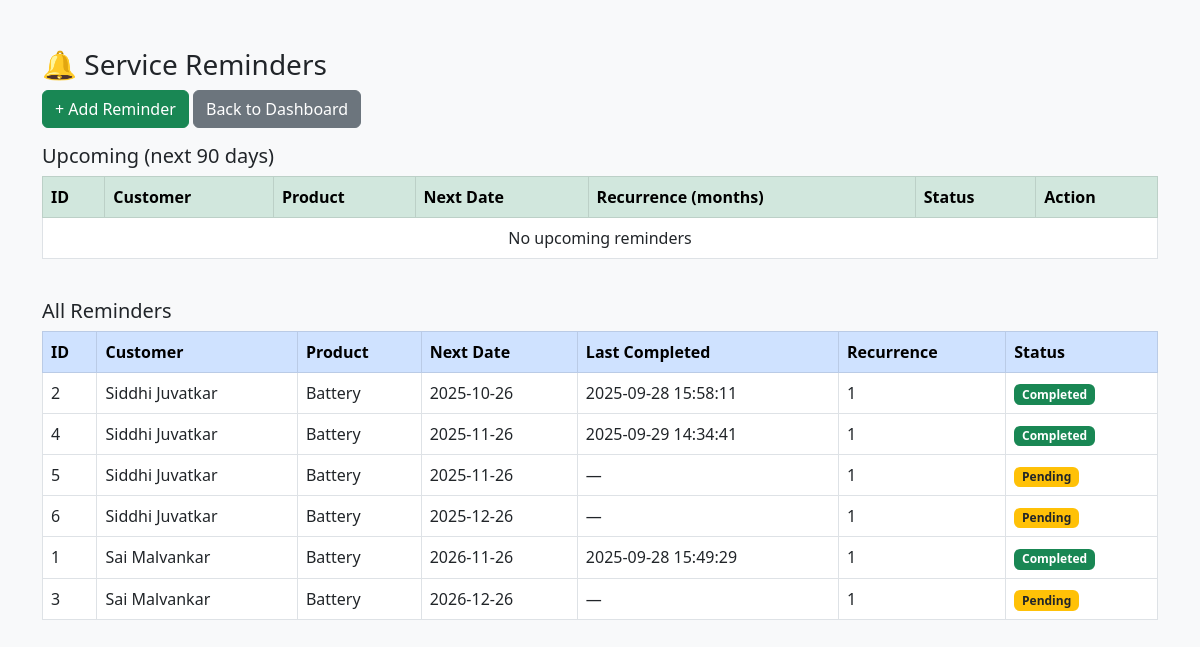
The page /service_remainders.php (signed in) on the database its author committed.
### tables this page shows
CREATE TABLE `service_reminders` (
  `id` int(11) NOT NULL,
  `customer_id` int(11) DEFAULT NULL,
  `product_id` int(11) DEFAULT NULL,
  `product_name` varchar(255) DEFAULT NULL,
  `next_service_date` date NOT NULL,
  `recurrence_months` int(11) NOT NULL DEFAULT '3',
  `status` enum('Pending','Completed') NOT NULL DEFAULT 'Pending',
  `last_completed` datetime DEFAULT NULL,
  `notes` text,
  `created_at` timestamp NOT NULL DEFAULT CURRENT_TIMESTAMP
);

CREATE TABLE `products` (
  `product_id` int(11) NOT NULL,
  `name` varchar(100) NOT NULL,
  `category` varchar(100) NOT NULL,
  `total_qty` int(11) NOT NULL,
  `sold_qty` int(11) DEFAULT '0',
  `remaining_qty` int(11) DEFAULT '0',
  `created_at` timestamp NOT NULL DEFAULT CURRENT_TIMESTAMP,
  `type` varchar(100) DEFAULT NULL,
  `company` varchar(100) DEFAULT NULL,
  `model_no` varchar(100) DEFAULT NULL,
  `warranty` int(11) DEFAULT NULL,
  `servicing_warranty` int(11) DEFAULT NULL,
  `frequency_service` int(11) DEFAULT NULL,
  `price` decimal(10,2) NOT NULL DEFAULT '0.00'
);

### service_remainders.php (the view, shortened to what this page needs)
<?php
include 'db.php';
$upcoming_q = "SELECT sr.*,
                      CONCAT(c.first_name, ' ', c.last_name) AS customer_name,
                      p.name AS product_name
               FROM service_reminders sr
               LEFT JOIN customers c ON sr.customer_id = c.customer_id
               LEFT JOIN products p ON sr.product_id = p.product_id
               WHERE sr.next_service_date BETWEEN CURDATE() AND DATE_ADD(CURDATE(), INTERVAL 90 DAY)
               ORDER BY sr.next_service_date ASC";
$upcoming = $conn->query($upcoming_q);
$all_q = "SELECT sr.*,
                 CONCAT(c.first_name, ' ', c.last_name) AS customer_name,
                 p.name AS product_name
          FROM service_reminders sr
          LEFT JOIN customers c ON sr.customer_id = c.customer_id
          LEFT JOIN products p ON sr.product_id = p.product_id
          ORDER BY sr.next_service_date ASC";
$all = $conn->query($all_q);
?>
<!doctype html>
<html>
<head>
  <link href="https://cdn.jsdelivr.net/npm/bootstrap@5.3.0/dist/css/bootstrap.min.css" rel="stylesheet">
</head>
<body class="bg-light">
<div class="container mt-5">
  <h3>🔔 Service Reminders</h3>
  <div class="mb-3">
    <a href="add_service_reminder.php" class="btn btn-success">+ Add Reminder</a>
    <a href="employee_dashboard.php" class="btn btn-secondary">Back to Dashboard</a>
  </div>
  <h5>Upcoming (next 90 days)</h5>
  <div class="table-responsive mb-4">
    <table class="table table-bordered table-hover bg-white">
      <thead class="table-success">
        <tr>
          <th>ID</th>
          <th>Customer</th>
          <th>Product</th>
          <th>Next Date</th>
          <th>Recurrence (months)</th>
          <th>Status</th>
          <th>Action</th>
        </tr>
      </thead>
      <tbody>
        <?php if ($upcoming && $upcoming->num_rows): ?>
            <?php while ($r = $upcoming->fetch_assoc()): ?>
            <tr>
              <td><?= $r['id'] ?></td>
              <td><?= htmlspecialchars($r['customer_name'] ?: '—') ?></td>
              <td><?= htmlspecialchars($r['product_name'] ?: $r['product_name']) ?></td>
              <td><?= $r['next_service_date'] ?></td>
              <td><?= $r['recurrence_months'] ?></td>
              <td>
                <?php if ($r['status'] === 'Pending'): ?>
                  <span class="badge bg-warning text-dark">Pending</span>
                <?php elseif ($r['status'] === 'Completed'): ?>
                  <span class="badge bg-success">Completed</span>
                <?php else: ?>
                  <span class="badge bg-secondary"><?= htmlspecialchars($r['status']) ?></span>
                <?php endif; ?>
              </td>
              <td>
                <?php if ($r['status'] !== 'Completed'): ?>
                  <a href="service_remainders.php?complete_id=<?= $r['id'] ?>"
                     class="btn btn-sm btn-success"
                     onclick="return confirm('Mark service complete? This will schedule the next occurrence if recurrence > 0')">
                     Mark Complete
                  </a>
                <?php else: ?>
                  <span class="text-muted">Completed</span>
                <?php endif; ?>
              </td>
            </tr>
            <?php endwhile; ?>
        <?php else: ?>
          <tr><td colspan="7" class="text-center">No upcoming reminders</td></tr>
        <?php endif; ?>
      </tbody>
    </table>
  </div>
  <h5>All Reminders</h5>
  <div class="table-responsive">
    <table class="table table-bordered table-hover bg-white">
      <thead class="table-primary">
        <tr>
          <th>ID</th>
          <th>Customer</th>
          <th>Product</th>
          <th>Next Date</th>
          <th>Last Completed</th>
          <th>Recurrence</th>
          <th>Status</th>
        </tr>
      </thead>
      <tbody>
        <?php if ($all && $all->num_rows): ?>
            <?php while ($r = $all->fetch_assoc()): ?>
            <tr>
              <td><?= $r['id'] ?></td>
              <td><?= htmlspecialchars($r['customer_name'] ?: '—') ?></td>
              <td><?= htmlspecialchars($r['product_name'] ?: $r['product_name']) ?></td>
              <td><?= $r['next_service_date'] ?></td>
              <td><?= $r['last_completed'] ?: '—' ?></td>
              <td><?= $r['recurrence_months'] ?></td>
              <td>
                <?php if ($r['status'] === 'Pending'): ?>
                  <span class="badge bg-warning text-dark">Pending</span>
                <?php elseif ($r['status'] === 'Completed'): ?>
                  <span class="badge bg-success">Completed</span>
                <?php else: ?>
                  <span class="badge bg-secondary"><?= htmlspecialchars($r['status']) ?></span>
                <?php endif; ?>
              </td>
            </tr>
            <?php endwhile; ?>
        <?php else: ?>
          <tr><td colspan="7" class="text-center">No reminders found</td></tr>
        <?php endif; ?>
      </tbody>
    </table>
  </div>
</div>
</body>
</html>

### rows shown on the page
service_reminders: id "2", customer_name "Siddhi Juvatkar", product.name "Battery", next_service_date "2025-10-26", last_completed "2025-09-28 15:58:11", recurrence_months "1", status "Completed"
service_reminders: id "4", customer_name "Siddhi Juvatkar", product.name "Battery", next_service_date "2025-11-26", last_completed "2025-09-29 14:34:41", recurrence_months "1", status "Completed"
service_reminders: id "5", customer_name "Siddhi Juvatkar", product.name "Battery", next_service_date "2025-11-26", last_completed "—", recurrence_months "1", status "Pending"
service_reminders: id "6", customer_name "Siddhi Juvatkar", product.name "Battery", next_service_date "2025-12-26", last_completed "—", recurrence_months "1", status "Pending"
service_reminders: id "1", customer_name "Sai Malvankar", product.name "Battery", next_service_date "2026-11-26", last_completed "2025-09-28 15:49:29", recurrence_months "1", status "Completed"
service_reminders: id "3", customer_name "Sai Malvankar", product.name "Battery", next_service_date "2026-12-26", last_completed "—", recurrence_months "1", status "Pending"
